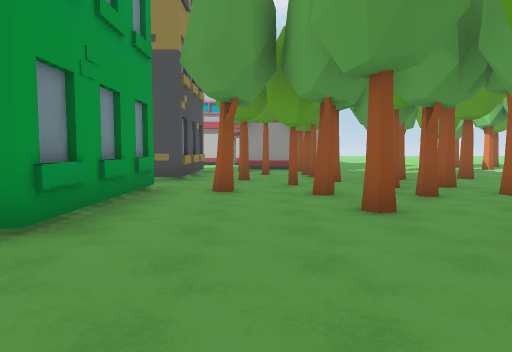
View 1 (above)

22 first-person views from a walk through a Unity game level. The camera is 1.5 m above the floor, tilts 4° down and sees 70° across. The floor is counted in squares, 2 m on a side. Each view is taken from the middle of a square. On the plan, view 1 faces up. The plan holds only what a view shows up to about 11 squares ahead; the rest is blank. The place goes on beyond the plan. The player is left out.

View 2
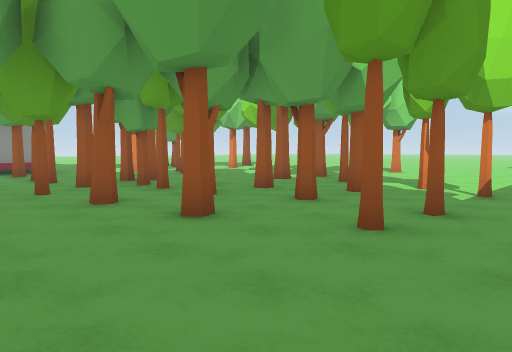

View 3
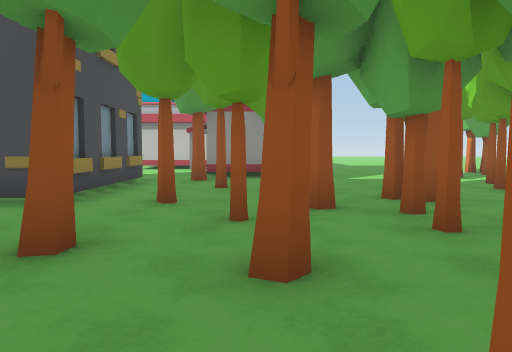

View 4
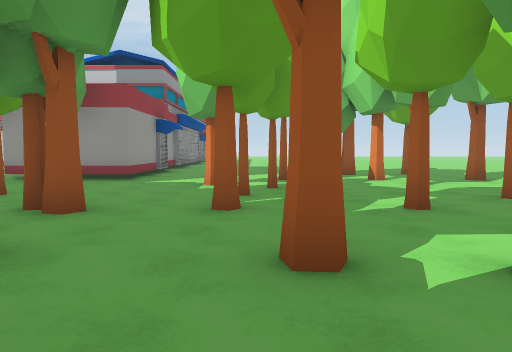

View 5
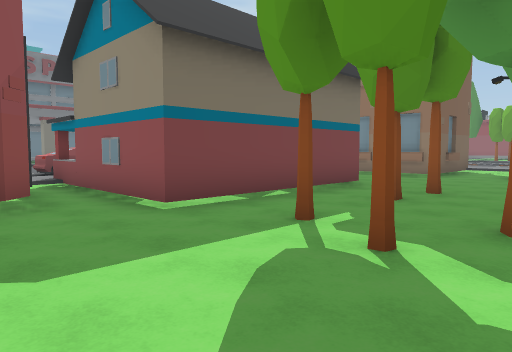

View 6
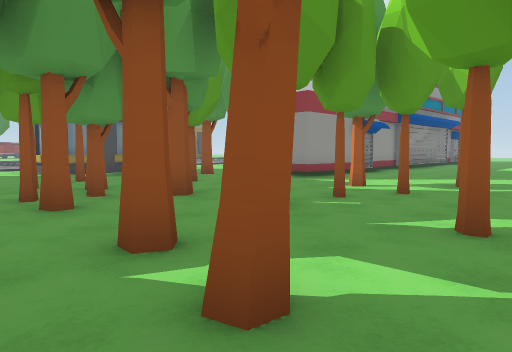

View 7
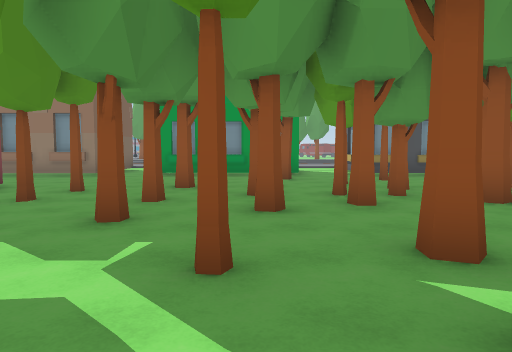

View 8
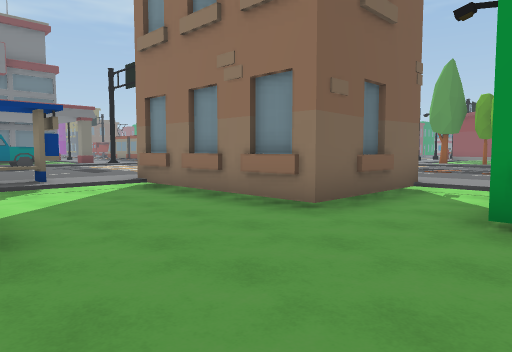

View 9
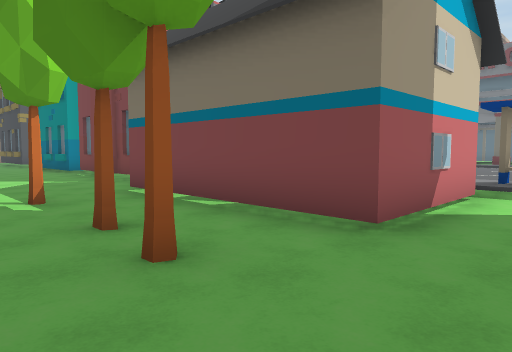

View 10
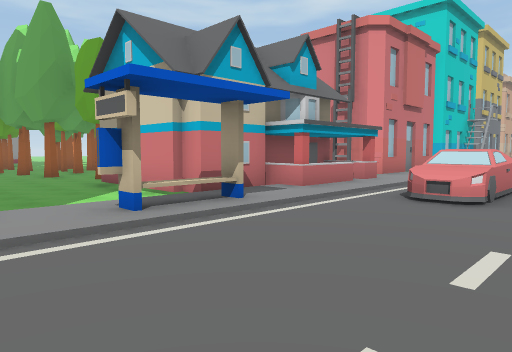

View 11
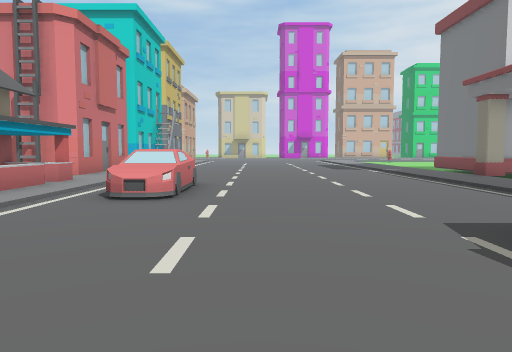

View 12
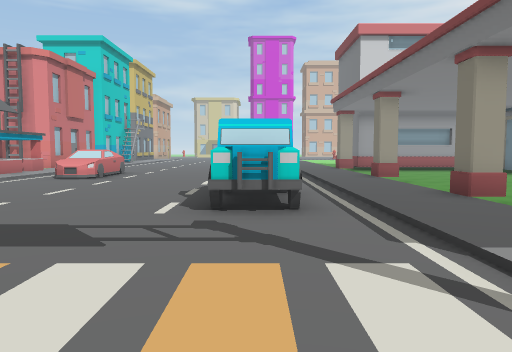

View 13
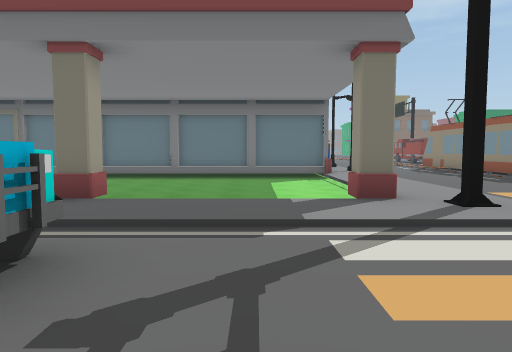

View 14
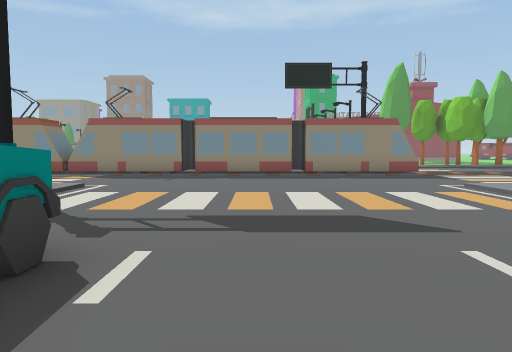

View 15
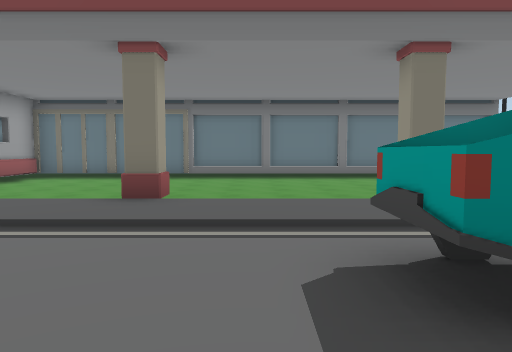

View 16
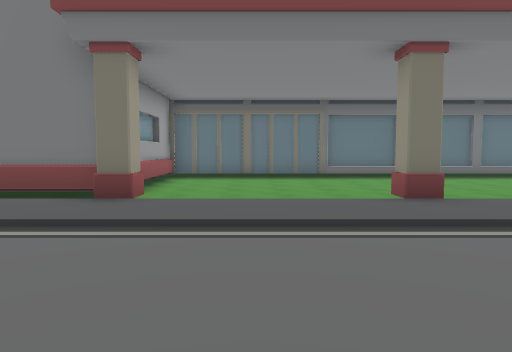

View 17
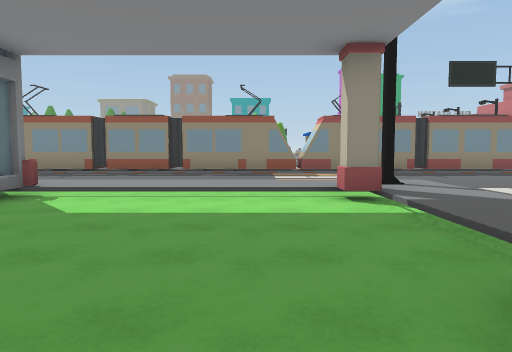

View 18
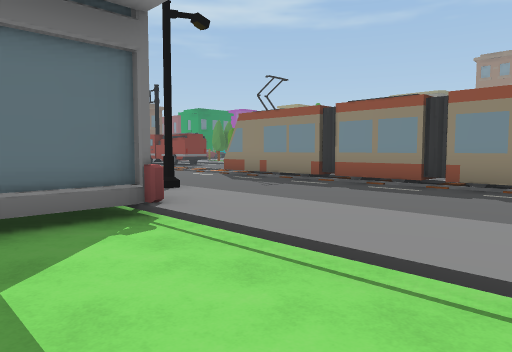

View 19
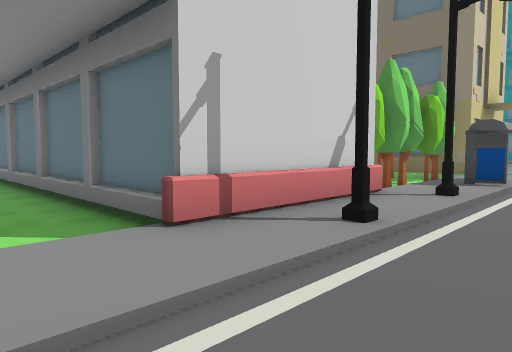

View 20
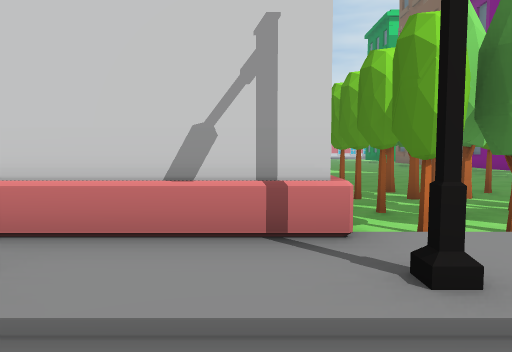

View 21
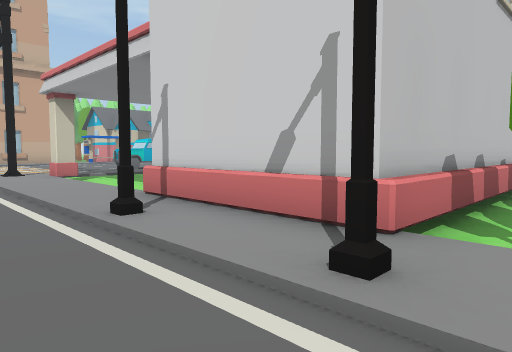

View 22
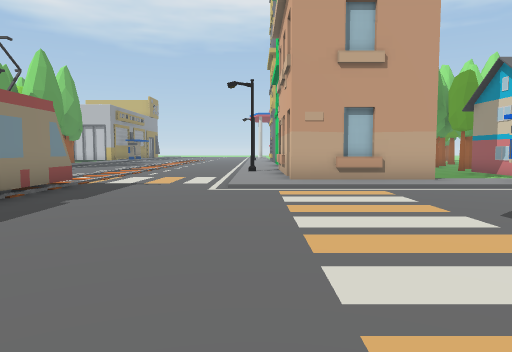

### Floor plan
Key: @ floor where view 1 was taken; # wall or solid block; x gap in a wall; . main floor; - floor 0.25 m lower than the main floor; / step, stairs or slope; B building; T tree; C car; O other object.
Columns run from 11 left of view 1 to 9 right of it. Each row starts with its distance up from view 1.
 16               #---- T
 15          -- ###----T-
 14          --x------T-T
 13          B-T-T--T---T
 12          #-------T---
 11          B-T-T---T---
 10          B----TT-T-T-
  9         B#-T-T-------
  8         ----T-TT----
  7          #T---T--T-TO
  6          #--T-TT--T--
  5          B---T-------
  4          B-----TTT---
  3          #---T-T-T---
  2   .. ./--------------
  1  ... .####---#####---
  0  ...     #-@-#   #-#B
 -1 ......B  B---#   #-#
 -2 ......# ##---#####-#
 -3 ......###B///BBBBB/##
 -4  #.........OO.......
 -5  #................
 -6  #.............CCC
 -7  #...................
 -8  #...................
 -9  #...................
-10  #...................
-11  #........OOO........
-12  #...................
-13  #...................
-14  #..../////#///#///#/
-15  #..../-------------#
-16  #..../-------------#
-17  #..../-------------#
-18  #..../-------------#
-19  #..../-------------#
-20  #....###############
-21  #....#
-22  #....#
-23  #....#
-24  #....######
-25  ......T-TT-

Positions as (right, up) in squares from view 1, and headings:
1: (0, 0), facing up
2: (-1, 1), facing up-right
3: (1, 4), facing up
4: (6, 5), facing up
5: (9, 5), facing down-left
6: (9, 6), facing up-left
7: (9, 6), facing left
8: (2, 4), facing down-left
9: (0, 4), facing down-right
10: (-2, -8), facing up-right
11: (-2, -8), facing right
12: (-6, -11), facing right
13: (-3, -9), facing down
14: (1, -9), facing left
15: (2, -9), facing down
16: (6, -9), facing down
17: (1, -16), facing left
18: (-3, -16), facing down-left
19: (-8, -18), facing down-right
20: (-8, -23), facing right
21: (-8, -25), facing up-right
22: (-6, -12), facing up
